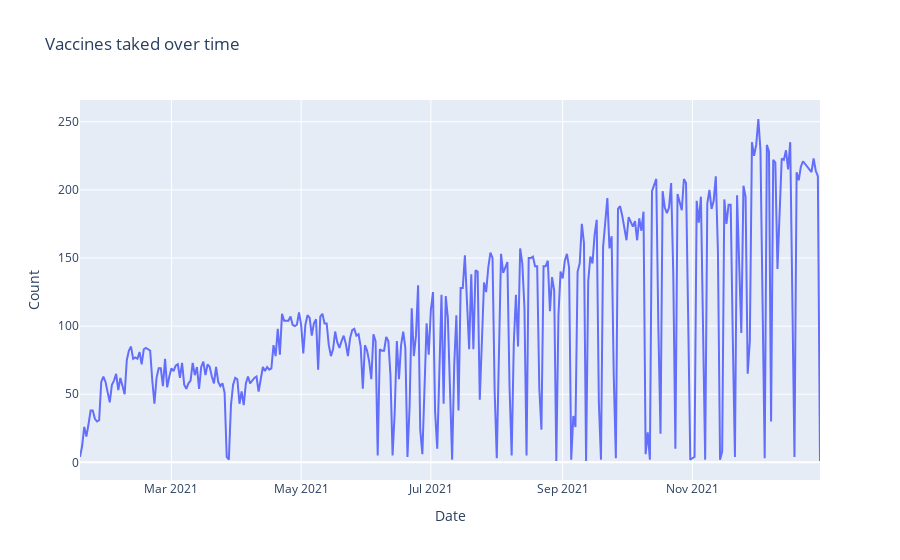

Notebook cell for this chart:
### Code cell
# Line graph with plotly
import plotly.express as px 

fig = px.line(date_counts, x='date', y='count', title='Vaccines taked over time')

fig.update_xaxes(title_text='Date')
fig.update_yaxes(title_text='Count')

### Figure 1 — Plotly figure (JSON) as saved in the notebook; plotly's stock layout.template omitted (floating-point values rounded to 4 significant figures; data arrays with more than 128 entries replaced by an {"elided": "..."} marker saying what was removed)
{"data": [{"hovertemplate": "date=%{x}<br>count=%{y}<extra></extra>", "legendgroup": "", "line": {"color": "#636efa", "dash": "solid"}, "marker": {"symbol": "circle"}, "mode": "lines", "name": "", "orientation": "v", "showlegend": false, "type": "scatter", "x": {"elided": "342 str values"}, "xaxis": "x", "y": {"elided": "342 int values"}, "yaxis": "y"}], "layout": {"legend": {"tracegroupgap": 0}, "title": {"text": "Vaccines taked over time"}, "xaxis": {"anchor": "y", "domain": [0, 1], "title": {"text": "Date"}}, "yaxis": {"anchor": "x", "domain": [0, 1], "title": {"text": "Count"}}}}
